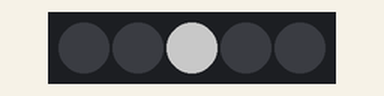
Simulated run of this sketch. Board: Arduino Uno, built with avr-gcc and run on an emulated ATmega328P. Shown: 5 RGB LEDs in strip order, left to right. Dim RGB values are drawn brighter than linear; random numbers use the default seed unless the sketch sets one.

Above: at 0.15 s.
At 31.27 s:
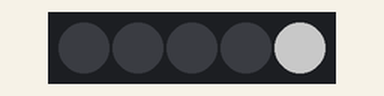
At 64.65 s:
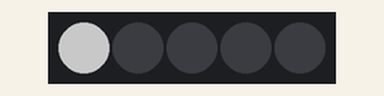
At 96.61 s:
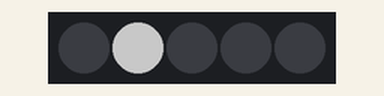
At 129.43 s:
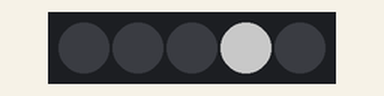
Timing chart, 0 to 130.0 s (numbered marks = the images above):
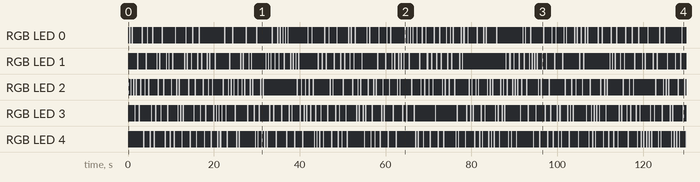

Measured:
- by itself, RGB LED 1: off → RGB(100, 100, 100) at 2.2 s, → off 0.33 s later, → RGB(100, 100, 100) 1.7 s later, → off 0.30 s later, … (168 changes in this stretch)
- by itself, RGB LED 4: off → RGB(100, 100, 100) at 3.5 s, → off 0.33 s later, → RGB(100, 100, 100) 1.2 s later, → off 0.30 s later, … (173 changes in this stretch)

The sketch:

Midterm_8.ino
```cpp
#include <Adafruit_NeoPixel.h>
#define PIN 11
#define NUM_LEDS 5
//#define BRIGHTNESS 20

Adafruit_NeoPixel strip = Adafruit_NeoPixel(NUM_LEDS, PIN, NEO_GRB + NEO_KHZ800);

void setup() {
  strip.begin();
  strip.show();
}

void loop() {
  sparkle (100, 100, 100, 0);
}

void sparkle(byte red, byte green, byte blue, int SpeedDelay) {
  int Pixel = random(NUM_LEDS);
  setPixel(Pixel, red, green, blue);
  showStrip();
  delay(SpeedDelay);
  setPixel(Pixel, 0, 0, 0);
}

void showStrip() {
#ifdef ADAFRUIT_NEOPIXEL_H
  // NeoPixel
  strip.show();
#endif
#ifndef ADAFRUIT_NEOPIXEL_H
  // FastLED
  FastLED.show();
#endif
}

void setPixel(int Pixel, byte red, byte green, byte blue) {
#ifdef ADAFRUIT_NEOPIXEL_H
  // NeoPixel
  strip.setPixelColor(Pixel, strip.Color(red, green, blue));
#endif
#ifndef ADAFRUIT_NEOPIXEL_H
  // FastLED
  leds[Pixel].r = red;
  leds[Pixel].g = green;
  leds[Pixel].b = blue;
#endif
}

void setAll(byte red, byte green, byte blue) {
  for (int i = 0; i < NUM_LEDS; i++ ) {
    setPixel(i, red, green, blue);
  }
  showStrip();
}
```
